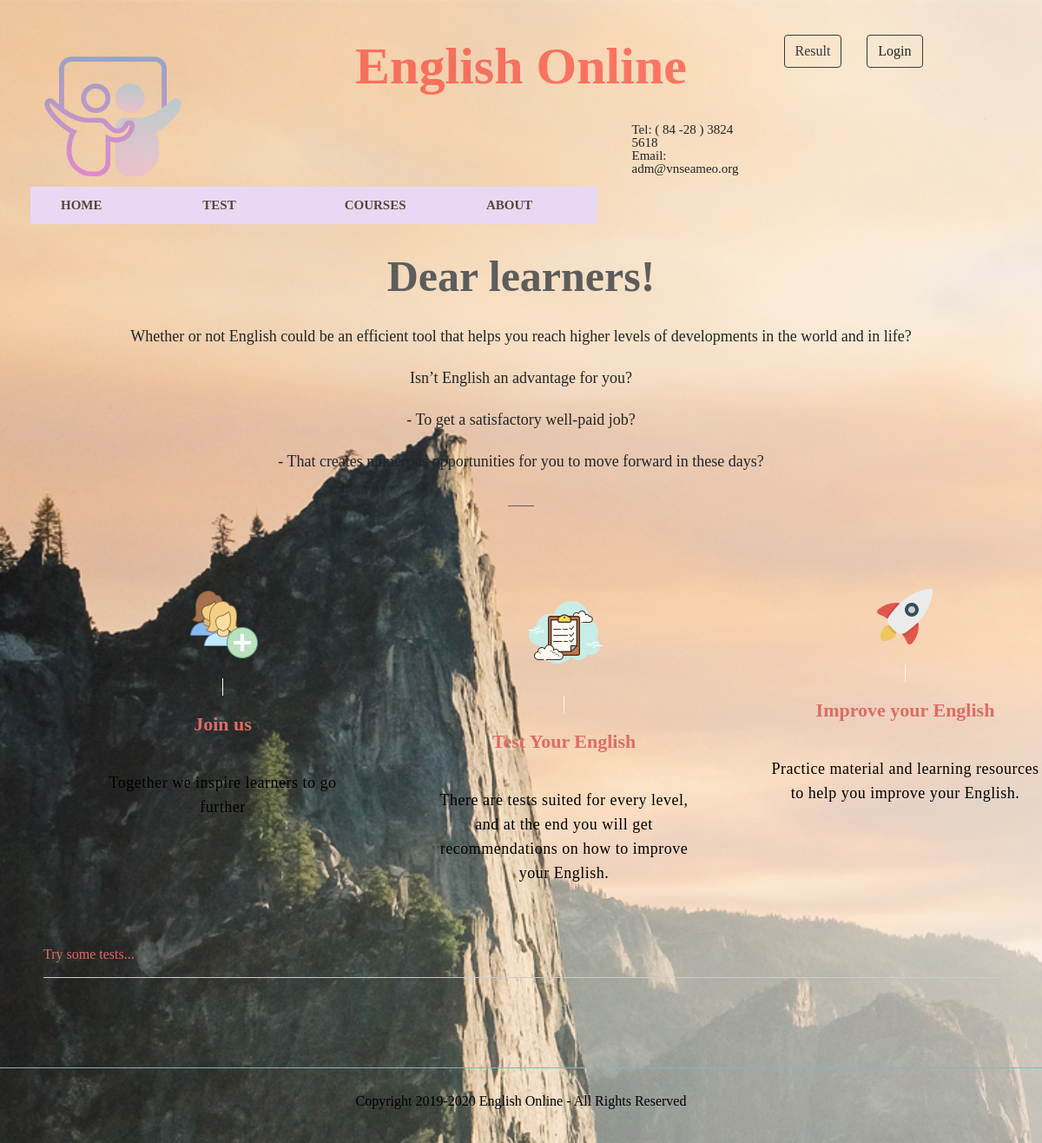
Before: / with the older database file.
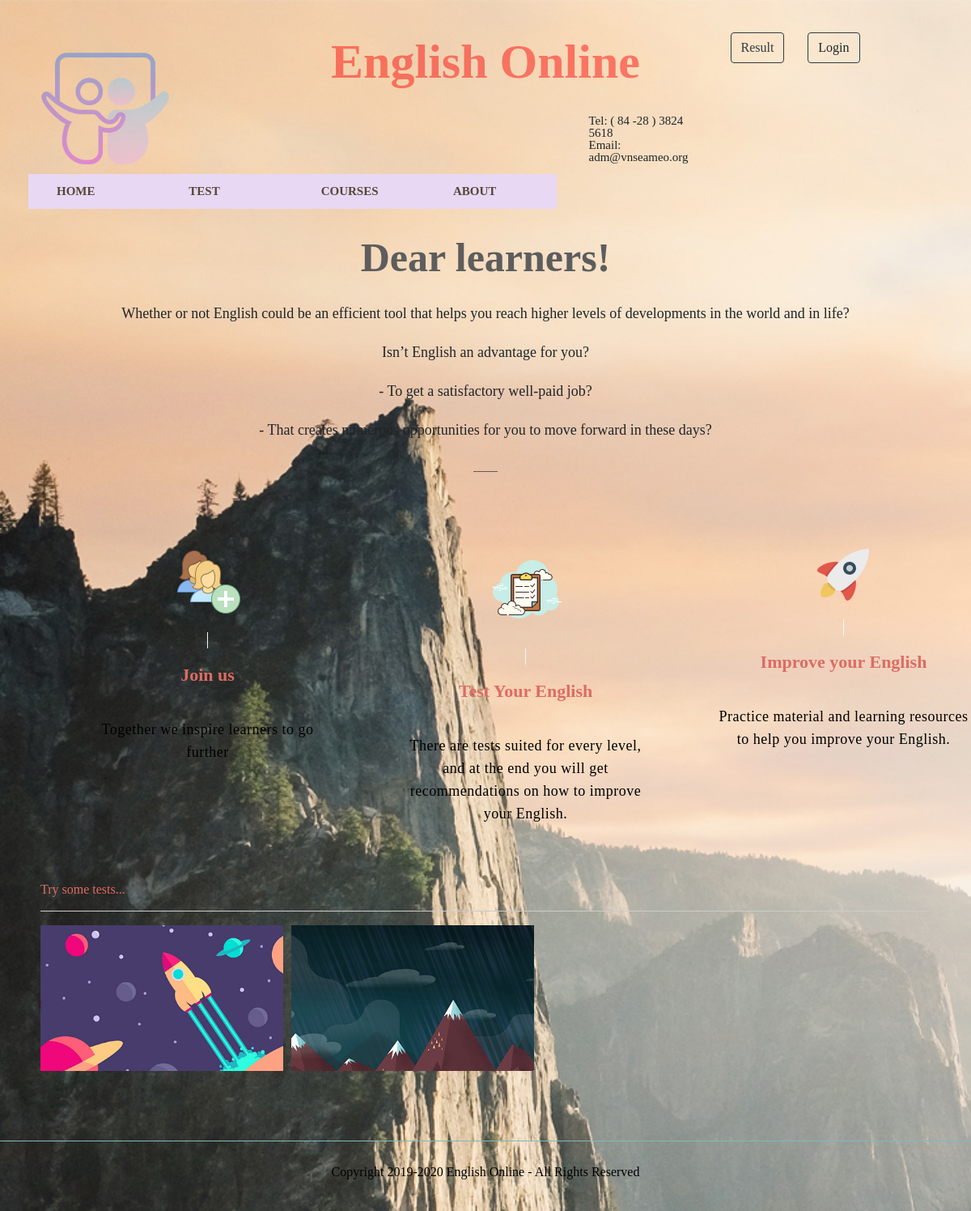
After: the same page with the newer database file.
### tables this page shows
CREATE TABLE `test` (
  `TEST_ID` int(11) NOT NULL,
  `TEST_NAME` varchar(50) DEFAULT NULL,
  `IMG` varchar(100) NOT NULL,
  `CLASS_ID` char(20) DEFAULT NULL,
  `TYPE` varchar(30) NOT NULL,
  `TIMELIMMIT` int(11) DEFAULT NULL,
  `USERNAME` char(20) DEFAULT NULL
);

### site/home.php (the view, shortened to what this page needs)
<?php
	include('admin/connect.php');
	$sql = "SELECT * FROM `test` WHERE TYPE='free'";
	$result = $conn->query($sql);
?>
<!doctype html>
<html>
	<link rel="stylesheet" type="text/css" href="./bootstrap/css/bootstrap.min.css">
     <link rel="stylesheet" type="text/css" href="css/animate.css">
     <link rel="stylesheet" type="text/css" href="css/home.css">
	<link rel="stylesheet" type="text/css" href="css/reset.css">
    <section class="billboard dark">
            <div class="caption dark animated wow fadeInDown " data-wow-delay=".4s">
                <h1>Dear learners!</h1>
                <p>Whether or not English could be an efficient tool that helps you reach higher levels of developments in the world and in life?</p>
                <p>Isn’t English an advantage for you?</p>
                <p>- To get a satisfactory well-paid job?</p>
                <p>- That creates numerous opportunities for you to move forward in these days?</p>
                <hr>
            </div>
    </section>
    <section class="services" style="margin-left: 100px;">
            <ul class="clearfix">
                <li class="animated wow fadeInDown">
                    <img class="icon" src="./img/join-icon.png"/>
                    <h2>Join us</h2>
                    <p>Together we inspire learners to go further</p>
                </li>
                <li class="animated wow fadeInDown"  data-wow-delay=".2s">
                    <img class="icon" src="./img/test-icon.png" alt=""/>
                    <h2>Test Your English</h2>
                    <p>There are tests suited for every level, and at the end you will get recommendations on how to improve your English.</p>
                </li>
                <li class="animated wow fadeInDown"  data-wow-delay=".4s">
                    <img class="icon" src="./img/icon3.png" alt=""/>
                    <h2>Improve your English</h2>
                    <p>Practice material and learning resources to help you improve your English.</p>
                </li>
            </ul>
    </section>
    <section class="tests">
                <div class="title animated wow fadeInDown">
                    <h2 style="color: #DD6C64; ">Try some tests...</h2>
                <hr>
                </div>
              <div class='test-content wrapper'>
              <div class=" test-list animated wow fadeInUp ">
              <?php
	while ($row = $result->fetch_assoc())
	{
?>
		<article class="test-listing <?php echo $row['TYPE']; ?> all">
    			  <div class="test-image">
    				    <a href="index.php?click=test-choosen&id=<?php echo $row['TEST_ID']; ?>">
							<img  src="admin/modules/imgTest/<?php echo $row['IMG'];?>"></a>
    			 </div>
   		</article>
<?php
	}
?>
                </div>
              </div>
                <br>
    </section>
</html>

### index.php (shortened to what this page needs)
<!DOCTYPE html>
<html>
<head>
</head>
<body style="background-size: auto 1700px">
    <?php
      include('./site/header.php');
      include('./site/menu.php');
    ?>
    <div class='content'>
    <?php
      include('./site/content.php');
    ?>
    </div>
     <?php
      include('./site/footer.php');
    ?>
</body>
</html>

### site/header.php (shortened to what this page needs)
<link rel="stylesheet" type="text/css" href="./bootstrap/css/bootstrap.min.css">
<link rel="stylesheet" href="./css/header.css">
<header style="padding: 40px">
  <div class="row banner">
    <div class="col-md-3"><img src="./img/banner.png"></div>
    <div class="col-md-6">
      <h1>English Online</h1>
      <p>Tel: ( 84 -28 ) 3824 5618<br>Email: adm@vnseameo.org</p>
    </div>
    <div class="col-md-1">
      <a id='tempResult' href='./index.php?click=tempResult' class="btn btn-outline-dark btn-rounded">Result</a>
    </div>
    <?php
    if (isset($_SESSION['login'])) {
      ?>
      <div id='signed' class="col-md-2">
        <a id='btnLogin' href='./index.php?click=info&username=<?php echo $_SESSION['login']; ?>' class="btn btn-outline-dark btn-rounded"><?php echo $_SESSION['login']; ?></a>
      </div>
    <?php
    } else {
      ?>
      <div id='signed' class="col-md-2">
        <a id='btnLogin' class="btn btn-outline-dark btn-rounded" data-toggle="modal" data-target="#modalLoginForm">Login</a>
      </div>
    <?php
    }
    ?>
  </div>
</header>

### site/menu.php (shortened to what this page needs)
<link rel="stylesheet" href="css/menu.css">
<link rel="stylesheet" type="text/css" href="./bootstrap/css/bootstrap.min.css">
<div class="row">
    <ul class='menu-1'>
          <li class="col-md-4"><a href="./index.php?click=home">HOME</a></li>
          <li class="col-md-4" data-type="all"><a href="./index.php?click=test">TEST</a>
        </li>
         <li class="col-md-4"><a href="./index.php?click=course&id=0">COURSES</a></li>
           <li class="col-md-4"><a href="./index.php?click=about">ABOUT</a></li>
    </ul>
</div>

### site/content.php
<div class='content'>
    <?php
        if (isset($_GET['click']))
        {
            $temp = $_GET['click'];
        } else {
            $temp = '';
        }
        if ($temp == 'home') {
            include ('site/home.php');
        }
        else if ($temp == 'test')
        {
            include ('site/test-list.php');
        }
        else if ($temp == 'about'){
            include ('site/about.php');
        }
        else if ($temp == 'course'){
            include ('site/course.php');
        }
        else if ($temp == 'doing-test') {
            include ('site/doing-test.php');
        }
        else if ($temp == 'test-choosen') {
            include ('site/test-detail.php');
        }
        else if ($temp == 'info')
        {
            include ('site/user-left/user-menu.php');
            include ('site/user-right/user-info.php');
        }
        else if ($temp == 'editPro')
        {
            include ('site/user-left/user-menu.php');
            include ('site/user-right/user-info-edit.php');
        }
        else if ($temp == 'editPass')
        {
            include ('site/user-left/user-menu.php');
            include ('site/user-right/user-info-password.php');
        }
        else if ($temp == 'manage')
        {
            include ('site/user-left/user-menu.php');
            include ('site/user-right/user-manage.php');
        }
        else if ($temp == 'mn-class')
        {
            include ('site/user-left/user-menu.php');
            include ('site/user-right/user-manage-class.php');
        }
        else if ($temp == 'mn-test')
        {
            include ('site/user-left/user-menu.php');
            include ('site/user-right/user-manage-test.php');
        }
        else if ($temp == 'mn-detail-test')
        {
            include ('site/user-left/user-menu.php');
            include ('site/user-right/user-manage-test-detail.php');
        }
        else if ($temp == 'mn-test-edit')
        {
            include ('site/user-left/user-menu.php');
            include ('site/user-right/user-manage-test-edit.php');
        }
        else if ($temp == 'mn-test-add')
        {
            include ('site/user-left/user-menu.php');
            include ('site/user-right/user-manage-addTest.php');
        }
        else if ($temp == 'mn-listStudent')
        {
            include ('site/user-left/user-menu.php');
            include ('site/user-right/user-manage-list-std.php');
        }
        else if ($temp == 'lo')
        {
            include ('site/user-left/user-menu.php');
            include ('site/user-right/user-lo.php');
        }
        else if ($temp == 'lo-listStudent')
        {
            include ('site/user-left/user-menu.php');
            include ('site/user-right/user-lo-list-std.php');
        }
        else if ($temp == 'tempResult')
        {
            include ('site/tempResult.php');
        }
        else if ($temp == 'lo-student')
        {
            include ('site/user-left/user-menu.php');
            include ('site/user-right/user-lo-std.php');
        }
        else if ($temp == 'chart')
        {
            include ('site/user-left/user-menu.php');
            include ('site/chart.php');
        }
        else if ($temp == 'testChart')
        {
            include ('site/user-left/user-menu.php');
            include ('site/testChart.php');
        }
        else if ($temp == 'teacherChart')
        {
            include ('site/user-left/user-menu.php');
            include ('site/teacherChart.php');
        }
        else {
            include ('site/home.php');
        }
    ?>
</div>

### site/footer.php
<link rel="stylesheet" href="./css/footer.css">
<footer>
		Copyright 2019-2020 English Online - All Rights Reserved
</footer>

### css/header.css (style rules this page uses)
* { font-family: Comic Sans MS; }
body { background: url('../img/billboard2.jpg') no-repeat; padding: 33px; }
header { width: 100%; height: 125px; position: relative; }
.banner h1 { font-weight: bold; font-size: 60px; text-align: center; color: rgba(204, 30, 30, 0.88); mix-blend-mode: hard-light; opacity: 0.7; }
.banner > div > img { width: auto; height: 180px; padding: 0px; opacity: 0.4; }

### css/menu.css (style rules this page uses)
.menu-1 > li { list-style-type: none; font-size: 15px; font-weight: bold; background-color: #e9d8f4; margin-top: 90px; }
.menu-1 a { text-decoration: none; color: #544738; float: left; padding: 5px 20px; }
.menu-1 { display: flex; flex-direction: row; }
.menu-1 { margin-left: 50px; line-height: 33px; color: #000000; }

### css/home.css (style rules this page uses)
.clearfix:before, .clearfix:after { content: " "; display: table; }
.clearfix:after { clear: both; }
.clearfix { *zoom: 1; }
.billboard { width: 100%; height: 690px; }
.billboard .dark { background-size: cover; }
.billboard .caption { margin-top: 30px; text-align: center; }
.billboard .caption h1 { font-size: 50px; font-weight: bold; margin-bottom: 30px; }
.billboard .caption.dark h1 { color: #5d5d5d; }
.billboard .caption p { font-size: 18px; margin-bottom: 30px;; }
.billboard .caption hr { display: inline-block; height: 1px; width: 30px; border: 0!important; margin: 0; padding: 0; }
.billboard .caption.dark hr { background: #5d5d5d; }
.services ul { margin-top: -300px; }
.services ul li { list-style: none; display: block; width: 313px; float: left; margin-left: 80px; text-align: center; }
.services ul li:first-child { margin-left: 0; }
.services ul li h2 { color: #DD6C64; font-size: 22px; font-weight: bold; margin: 0; }
.services ul li p { color: black; font-size: 18px; line-height: 28px; margin-top: 40px; letter-spacing: .5px; }
.test-list { display: grid; grid-template-columns: 300px 300px 300px 300px; grid-gap: 10px; }
.test-listing { position: relative; }
.test-image { width: 300px; height: 180px; line-height: 0; overflow: hidden; }
.test-image img { -webkit-filter: blur(0px); filter: blur(0px); transition: -webkit-filter 0.3s ease-in; transition: filter 0.3s ease-in; transition: filter 0.3s ease-in, -webkit-filter 0.3s ease-in; -webkit-transform: scale(1.1); transform: scale(1.1); }
.tests { padding: 70px 50px; }

### css/footer.css (style rules this page uses)
footer { align-self: center; position: relative; text-align: center; padding: 30px 0; margin-bottom: 10px; bottom: 0; border-top: 1px solid #7eb9be; color: black; }

### site/header.php (style rules this page uses)
.banner p { max-width: max-content; font-size: 15px; margin-top: 30px; margin-left: 400px; }

Changed rows visible on the page:
added test: IMG (picture)
added test: IMG (picture)
